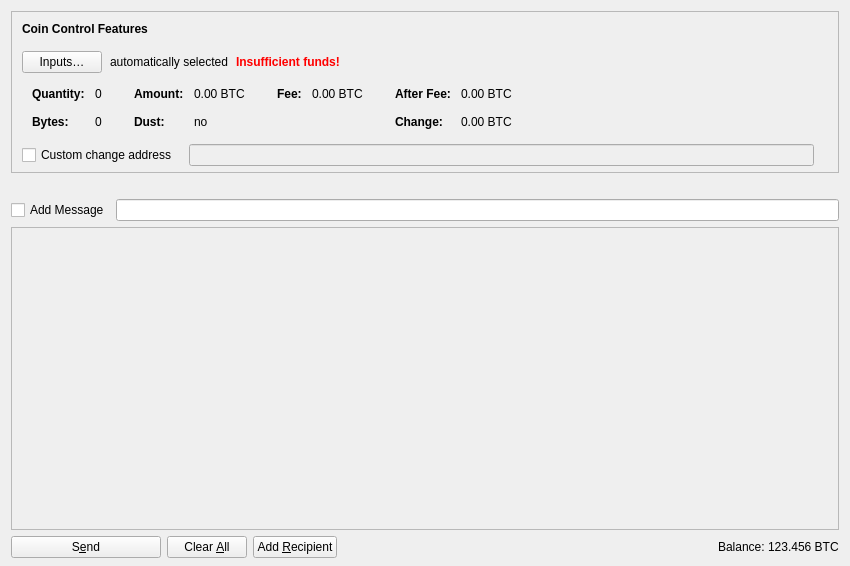
<?xml version="1.0" encoding="UTF-8"?>
<ui version="4.0">
 <class>SendCoinsDialog</class>
 <widget class="QDialog" name="SendCoinsDialog">
  <property name="geometry">
   <rect>
    <x>0</x>
    <y>0</y>
    <width>850</width>
    <height>566</height>
   </rect>
  </property>
  <property name="windowTitle">
   <string>Send Coins</string>
  </property>
  <layout class="QVBoxLayout" name="verticalLayout" stretch="0,0,0,0,0">
   <property name="bottomMargin">
    <number>8</number>
   </property>
   <item>
    <widget class="QFrame" name="frameCoinControl">
     <property name="sizePolicy">
      <sizepolicy hsizetype="Expanding" vsizetype="Fixed">
       <horstretch>0</horstretch>
       <verstretch>0</verstretch>
      </sizepolicy>
     </property>
     <property name="maximumSize">
      <size>
       <width>16777215</width>
       <height>16777215</height>
      </size>
     </property>
     <property name="frameShape">
      <enum>QFrame::StyledPanel</enum>
     </property>
     <property name="frameShadow">
      <enum>QFrame::Sunken</enum>
     </property>
     <layout class="QVBoxLayout" name="verticalLayoutCoinControl2">
      <property name="spacing">
       <number>0</number>
      </property>
      <property name="leftMargin">
       <number>0</number>
      </property>
      <property name="topMargin">
       <number>0</number>
      </property>
      <property name="rightMargin">
       <number>0</number>
      </property>
      <property name="bottomMargin">
       <number>6</number>
      </property>
      <item>
       <layout class="QVBoxLayout" name="verticalLayoutCoinControl" stretch="0,0,0,0">
        <property name="spacing">
         <number>0</number>
        </property>
        <property name="leftMargin">
         <number>10</number>
        </property>
        <property name="topMargin">
         <number>10</number>
        </property>
        <item>
         <layout class="QHBoxLayout" name="horizontalLayoutCoinControl1">
          <property name="bottomMargin">
           <number>15</number>
          </property>
          <item>
           <widget class="QLabel" name="labelCoinControlFeatures">
            <property name="sizePolicy">
             <sizepolicy hsizetype="Preferred" vsizetype="Maximum">
              <horstretch>0</horstretch>
              <verstretch>0</verstretch>
             </sizepolicy>
            </property>
            <property name="font">
             <font>
              <bold>true</bold>
             </font>
            </property>
            <property name="styleSheet">
             <string notr="true">font-weight:bold;</string>
            </property>
            <property name="text">
             <string>Coin Control Features</string>
            </property>
           </widget>
          </item>
         </layout>
        </item>
        <item>
         <layout class="QHBoxLayout" name="horizontalLayoutCoinControl2" stretch="0,0,0,0">
          <property name="spacing">
           <number>8</number>
          </property>
          <property name="bottomMargin">
           <number>10</number>
          </property>
          <item>
           <widget class="QPushButton" name="pushButtonCoinControl">
            <property name="styleSheet">
             <string notr="true"/>
            </property>
            <property name="text">
             <string>Inputs…</string>
            </property>
            <property name="autoDefault">
             <bool>false</bool>
            </property>
           </widget>
          </item>
          <item>
           <widget class="QLabel" name="labelCoinControlAutomaticallySelected">
            <property name="text">
             <string>automatically selected</string>
            </property>
            <property name="margin">
             <number>5</number>
            </property>
           </widget>
          </item>
          <item>
           <widget class="QLabel" name="labelCoinControlInsuffFunds">
            <property name="font">
             <font>
              <bold>true</bold>
             </font>
            </property>
            <property name="styleSheet">
             <string notr="true">color:red;font-weight:bold;</string>
            </property>
            <property name="text">
             <string>Insufficient funds!</string>
            </property>
            <property name="margin">
             <number>5</number>
            </property>
           </widget>
          </item>
          <item>
           <spacer name="horizontalSpacerCoinControl">
            <property name="orientation">
             <enum>Qt::Horizontal</enum>
            </property>
            <property name="sizeHint" stdset="0">
             <size>
              <width>800</width>
              <height>1</height>
             </size>
            </property>
           </spacer>
          </item>
         </layout>
        </item>
        <item>
         <widget class="QWidget" name="widgetCoinControl" native="true">
          <property name="sizePolicy">
           <sizepolicy hsizetype="Preferred" vsizetype="Preferred">
            <horstretch>0</horstretch>
            <verstretch>0</verstretch>
           </sizepolicy>
          </property>
          <property name="minimumSize">
           <size>
            <width>0</width>
            <height>0</height>
           </size>
          </property>
          <property name="styleSheet">
           <string notr="true"/>
          </property>
          <layout class="QHBoxLayout" name="horizontalLayoutCoinControl5">
           <property name="leftMargin">
            <number>0</number>
           </property>
           <property name="topMargin">
            <number>0</number>
           </property>
           <property name="rightMargin">
            <number>0</number>
           </property>
           <property name="bottomMargin">
            <number>0</number>
           </property>
           <item>
            <layout class="QHBoxLayout" name="horizontalLayoutCoinControl3" stretch="0,0,0,1">
             <property name="spacing">
              <number>20</number>
             </property>
             <property name="topMargin">
              <number>0</number>
             </property>
             <property name="bottomMargin">
              <number>10</number>
             </property>
             <item>
              <layout class="QFormLayout" name="formLayoutCoinControl1">
               <property name="horizontalSpacing">
                <number>10</number>
               </property>
               <property name="verticalSpacing">
                <number>14</number>
               </property>
               <property name="leftMargin">
                <number>10</number>
               </property>
               <property name="topMargin">
                <number>4</number>
               </property>
               <property name="rightMargin">
                <number>6</number>
               </property>
               <item row="0" column="0">
                <widget class="QLabel" name="labelCoinControlQuantityText">
                 <property name="font">
                  <font>
                   <bold>true</bold>
                  </font>
                 </property>
                 <property name="text">
                  <string>Quantity:</string>
                 </property>
                 <property name="margin">
                  <number>0</number>
                 </property>
                </widget>
               </item>
               <item row="0" column="1">
                <widget class="QLabel" name="labelCoinControlQuantity">
                 <property name="cursor">
                  <cursorShape>IBeamCursor</cursorShape>
                 </property>
                 <property name="contextMenuPolicy">
                  <enum>Qt::ActionsContextMenu</enum>
                 </property>
                 <property name="text">
                  <string notr="true">0</string>
                 </property>
                 <property name="margin">
                  <number>0</number>
                 </property>
                 <property name="textInteractionFlags">
                  <set>Qt::LinksAccessibleByMouse|Qt::TextSelectableByKeyboard|Qt::TextSelectableByMouse</set>
                 </property>
                </widget>
               </item>
               <item row="1" column="0">
                <widget class="QLabel" name="labelCoinControlBytesText">
                 <property name="font">
                  <font>
                   <bold>true</bold>
                  </font>
                 </property>
                 <property name="text">
                  <string>Bytes:</string>
                 </property>
                </widget>
               </item>
               <item row="1" column="1">
                <widget class="QLabel" name="labelCoinControlBytes">
                 <property name="cursor">
                  <cursorShape>IBeamCursor</cursorShape>
                 </property>
                 <property name="contextMenuPolicy">
                  <enum>Qt::ActionsContextMenu</enum>
                 </property>
                 <property name="text">
                  <string notr="true">0</string>
                 </property>
                 <property name="textInteractionFlags">
                  <set>Qt::LinksAccessibleByMouse|Qt::TextSelectableByKeyboard|Qt::TextSelectableByMouse</set>
                 </property>
                </widget>
               </item>
              </layout>
             </item>
             <item>
              <layout class="QFormLayout" name="formLayoutCoinControl2">
               <property name="horizontalSpacing">
                <number>10</number>
               </property>
               <property name="verticalSpacing">
                <number>14</number>
               </property>
               <property name="leftMargin">
                <number>6</number>
               </property>
               <property name="topMargin">
                <number>4</number>
               </property>
               <property name="rightMargin">
                <number>6</number>
               </property>
               <item row="0" column="0">
                <widget class="QLabel" name="labelCoinControlAmountText">
                 <property name="font">
                  <font>
                   <bold>true</bold>
                  </font>
                 </property>
                 <property name="text">
                  <string>Amount:</string>
                 </property>
                 <property name="margin">
                  <number>0</number>
                 </property>
                </widget>
               </item>
               <item row="0" column="1">
                <widget class="QLabel" name="labelCoinControlAmount">
                 <property name="cursor">
                  <cursorShape>IBeamCursor</cursorShape>
                 </property>
                 <property name="contextMenuPolicy">
                  <enum>Qt::ActionsContextMenu</enum>
                 </property>
                 <property name="text">
                  <string notr="true">0.00 BTC</string>
                 </property>
                 <property name="textInteractionFlags">
                  <set>Qt::LinksAccessibleByMouse|Qt::TextSelectableByKeyboard|Qt::TextSelectableByMouse</set>
                 </property>
                </widget>
               </item>
               <item row="1" column="0">
                <widget class="QLabel" name="labelCoinControlLowOutputText">
                 <property name="font">
                  <font>
                   <bold>true</bold>
                  </font>
                 </property>
                 <property name="text">
                  <string>Dust:</string>
                 </property>
                </widget>
               </item>
               <item row="1" column="1">
                <widget class="QLabel" name="labelCoinControlLowOutput">
                 <property name="cursor">
                  <cursorShape>IBeamCursor</cursorShape>
                 </property>
                 <property name="contextMenuPolicy">
                  <enum>Qt::ActionsContextMenu</enum>
                 </property>
                 <property name="text">
                  <string notr="true">no</string>
                 </property>
                 <property name="textInteractionFlags">
                  <set>Qt::LinksAccessibleByMouse|Qt::TextSelectableByKeyboard|Qt::TextSelectableByMouse</set>
                 </property>
                </widget>
               </item>
              </layout>
             </item>
             <item>
              <layout class="QFormLayout" name="formLayoutCoinControl3">
               <property name="horizontalSpacing">
                <number>10</number>
               </property>
               <property name="verticalSpacing">
                <number>14</number>
               </property>
               <property name="leftMargin">
                <number>6</number>
               </property>
               <property name="topMargin">
                <number>4</number>
               </property>
               <property name="rightMargin">
                <number>6</number>
               </property>
               <item row="0" column="0">
                <widget class="QLabel" name="labelCoinControlFeeText">
                 <property name="font">
                  <font>
                   <bold>true</bold>
                  </font>
                 </property>
                 <property name="text">
                  <string>Fee:</string>
                 </property>
                 <property name="margin">
                  <number>0</number>
                 </property>
                </widget>
               </item>
               <item row="0" column="1">
                <widget class="QLabel" name="labelCoinControlFee">
                 <property name="cursor">
                  <cursorShape>IBeamCursor</cursorShape>
                 </property>
                 <property name="contextMenuPolicy">
                  <enum>Qt::ActionsContextMenu</enum>
                 </property>
                 <property name="text">
                  <string notr="true">0.00 BTC</string>
                 </property>
                 <property name="textInteractionFlags">
                  <set>Qt::LinksAccessibleByMouse|Qt::TextSelectableByKeyboard|Qt::TextSelectableByMouse</set>
                 </property>
                </widget>
               </item>
              </layout>
             </item>
             <item>
              <layout class="QFormLayout" name="formLayoutCoinControl4">
               <property name="horizontalSpacing">
                <number>10</number>
               </property>
               <property name="verticalSpacing">
                <number>14</number>
               </property>
               <property name="leftMargin">
                <number>6</number>
               </property>
               <property name="topMargin">
                <number>4</number>
               </property>
               <property name="rightMargin">
                <number>6</number>
               </property>
               <item row="0" column="0">
                <widget class="QLabel" name="labelCoinControlAfterFeeText">
                 <property name="font">
                  <font>
                   <bold>true</bold>
                  </font>
                 </property>
                 <property name="text">
                  <string>After Fee:</string>
                 </property>
                 <property name="margin">
                  <number>0</number>
                 </property>
                </widget>
               </item>
               <item row="0" column="1">
                <widget class="QLabel" name="labelCoinControlAfterFee">
                 <property name="cursor">
                  <cursorShape>IBeamCursor</cursorShape>
                 </property>
                 <property name="contextMenuPolicy">
                  <enum>Qt::ActionsContextMenu</enum>
                 </property>
                 <property name="text">
                  <string notr="true">0.00 BTC</string>
                 </property>
                 <property name="textInteractionFlags">
                  <set>Qt::LinksAccessibleByMouse|Qt::TextSelectableByKeyboard|Qt::TextSelectableByMouse</set>
                 </property>
                </widget>
               </item>
               <item row="1" column="0">
                <widget class="QLabel" name="labelCoinControlChangeText">
                 <property name="font">
                  <font>
                   <bold>true</bold>
                  </font>
                 </property>
                 <property name="text">
                  <string>Change:</string>
                 </property>
                </widget>
               </item>
               <item row="1" column="1">
                <widget class="QLabel" name="labelCoinControlChange">
                 <property name="cursor">
                  <cursorShape>IBeamCursor</cursorShape>
                 </property>
                 <property name="contextMenuPolicy">
                  <enum>Qt::ActionsContextMenu</enum>
                 </property>
                 <property name="text">
                  <string notr="true">0.00 BTC</string>
                 </property>
                 <property name="textInteractionFlags">
                  <set>Qt::LinksAccessibleByMouse|Qt::TextSelectableByKeyboard|Qt::TextSelectableByMouse</set>
                 </property>
                </widget>
               </item>
              </layout>
             </item>
            </layout>
           </item>
          </layout>
         </widget>
        </item>
        <item>
         <layout class="QHBoxLayout" name="horizontalLayoutCoinControl4" stretch="0,0,0">
          <property name="spacing">
           <number>12</number>
          </property>
          <property name="sizeConstraint">
           <enum>QLayout::SetDefaultConstraint</enum>
          </property>
          <property name="topMargin">
           <number>5</number>
          </property>
          <property name="rightMargin">
           <number>5</number>
          </property>
          <item>
           <widget class="QCheckBox" name="checkBoxCoinControlChange">
            <property name="toolTip">
             <string>If this is activated, but the change address is empty or invalid, change will be sent to a newly generated address.</string>
            </property>
            <property name="text">
             <string>Custom change address</string>
            </property>
           </widget>
          </item>
          <item>
           <widget class="QValidatedLineEdit" name="lineEditCoinControlChange">
            <property name="enabled">
             <bool>false</bool>
            </property>
            <property name="sizePolicy">
             <sizepolicy hsizetype="Expanding" vsizetype="Fixed">
              <horstretch>0</horstretch>
              <verstretch>0</verstretch>
             </sizepolicy>
            </property>
           </widget>
          </item>
          <item>
           <widget class="QLabel" name="labelCoinControlChangeLabel">
            <property name="sizePolicy">
             <sizepolicy hsizetype="Preferred" vsizetype="Expanding">
              <horstretch>0</horstretch>
              <verstretch>0</verstretch>
             </sizepolicy>
            </property>
            <property name="minimumSize">
             <size>
              <width>0</width>
              <height>0</height>
             </size>
            </property>
            <property name="text">
             <string/>
            </property>
            <property name="margin">
             <number>3</number>
            </property>
           </widget>
          </item>
         </layout>
        </item>
       </layout>
      </item>
     </layout>
    </widget>
   </item>
   <item>
    <spacer name="horizontalSpacer_2">
     <property name="orientation">
      <enum>Qt::Horizontal</enum>
     </property>
     <property name="sizeHint" stdset="0">
      <size>
       <width>40</width>
       <height>20</height>
      </size>
     </property>
    </spacer>
   </item>
   <item>
    <layout class="QHBoxLayout" name="horizontalLayout_3">
     <item alignment="Qt::AlignLeft">
      <widget class="QCheckBox" name="addMessageCb">
       <property name="text">
        <string>Add Message</string>
       </property>
      </widget>
     </item>
     <item>
      <widget class="QLineEdit" name="opReturnMsgTextBox"/>
     </item>
    </layout>
   </item>
   <item>
    <widget class="QScrollArea" name="scrollArea">
     <property name="widgetResizable">
      <bool>true</bool>
     </property>
     <widget class="QWidget" name="scrollAreaWidgetContents">
      <property name="geometry">
       <rect>
        <x>0</x>
        <y>0</y>
        <width>830</width>
        <height>262</height>
       </rect>
      </property>
      <layout class="QVBoxLayout" name="verticalLayout_2" stretch="0">
       <property name="leftMargin">
        <number>0</number>
       </property>
       <property name="topMargin">
        <number>0</number>
       </property>
       <property name="rightMargin">
        <number>0</number>
       </property>
       <property name="bottomMargin">
        <number>0</number>
       </property>
       <item>
        <layout class="QVBoxLayout" name="entries">
         <property name="spacing">
          <number>6</number>
         </property>
        </layout>
       </item>
      </layout>
     </widget>
    </widget>
   </item>
   <item>
    <layout class="QHBoxLayout" name="horizontalLayout">
     <item>
      <widget class="QPushButton" name="sendButton">
       <property name="minimumSize">
        <size>
         <width>150</width>
         <height>0</height>
        </size>
       </property>
       <property name="toolTip">
        <string>Confirm the send action</string>
       </property>
       <property name="text">
        <string>S&amp;end</string>
       </property>
       <property name="icon">
        <iconset resource="../bitcoin.qrc">
         <normaloff>:/icons/send</normaloff>:/icons/send</iconset>
       </property>
       <property name="autoDefault">
        <bool>false</bool>
       </property>
       <property name="default">
        <bool>false</bool>
       </property>
      </widget>
     </item>
     <item>
      <widget class="QPushButton" name="clearButton">
       <property name="sizePolicy">
        <sizepolicy hsizetype="Minimum" vsizetype="Fixed">
         <horstretch>0</horstretch>
         <verstretch>0</verstretch>
        </sizepolicy>
       </property>
       <property name="toolTip">
        <string>Clear all fields of the form.</string>
       </property>
       <property name="text">
        <string>Clear &amp;All</string>
       </property>
       <property name="icon">
        <iconset resource="../bitcoin.qrc">
         <normaloff>:/icons/remove</normaloff>:/icons/remove</iconset>
       </property>
       <property name="autoDefault">
        <bool>false</bool>
       </property>
      </widget>
     </item>
     <item>
      <widget class="QPushButton" name="addButton">
       <property name="toolTip">
        <string>Send to multiple recipients at once</string>
       </property>
       <property name="text">
        <string>Add &amp;Recipient</string>
       </property>
       <property name="icon">
        <iconset resource="../bitcoin.qrc">
         <normaloff>:/icons/add</normaloff>:/icons/add</iconset>
       </property>
       <property name="autoDefault">
        <bool>false</bool>
       </property>
      </widget>
     </item>
     <item>
      <spacer name="horizontalSpacer">
       <property name="orientation">
        <enum>Qt::Horizontal</enum>
       </property>
       <property name="sizeHint" stdset="0">
        <size>
         <width>40</width>
         <height>20</height>
        </size>
       </property>
      </spacer>
     </item>
     <item>
      <layout class="QHBoxLayout" name="horizontalLayout_2">
       <property name="spacing">
        <number>3</number>
       </property>
       <item>
        <widget class="QLabel" name="labelBalanceName">
         <property name="sizePolicy">
          <sizepolicy hsizetype="Preferred" vsizetype="Fixed">
           <horstretch>0</horstretch>
           <verstretch>0</verstretch>
          </sizepolicy>
         </property>
         <property name="text">
          <string>Balance:</string>
         </property>
        </widget>
       </item>
       <item>
        <widget class="QLabel" name="labelBalance">
         <property name="sizePolicy">
          <sizepolicy hsizetype="Preferred" vsizetype="Fixed">
           <horstretch>0</horstretch>
           <verstretch>0</verstretch>
          </sizepolicy>
         </property>
         <property name="cursor">
          <cursorShape>IBeamCursor</cursorShape>
         </property>
         <property name="text">
          <string notr="true">123.456 BTC</string>
         </property>
         <property name="textInteractionFlags">
          <set>Qt::LinksAccessibleByMouse|Qt::TextSelectableByKeyboard|Qt::TextSelectableByMouse</set>
         </property>
        </widget>
       </item>
      </layout>
     </item>
    </layout>
   </item>
  </layout>
 </widget>
 <customwidgets>
  <customwidget>
   <class>QValidatedLineEdit</class>
   <extends>QLineEdit</extends>
   <header>qt/qvalidatedlineedit.h</header>
  </customwidget>
 </customwidgets>
 <resources>
  <include location="../bitcoin.qrc"/>
 </resources>
 <connections/>
</ui>
